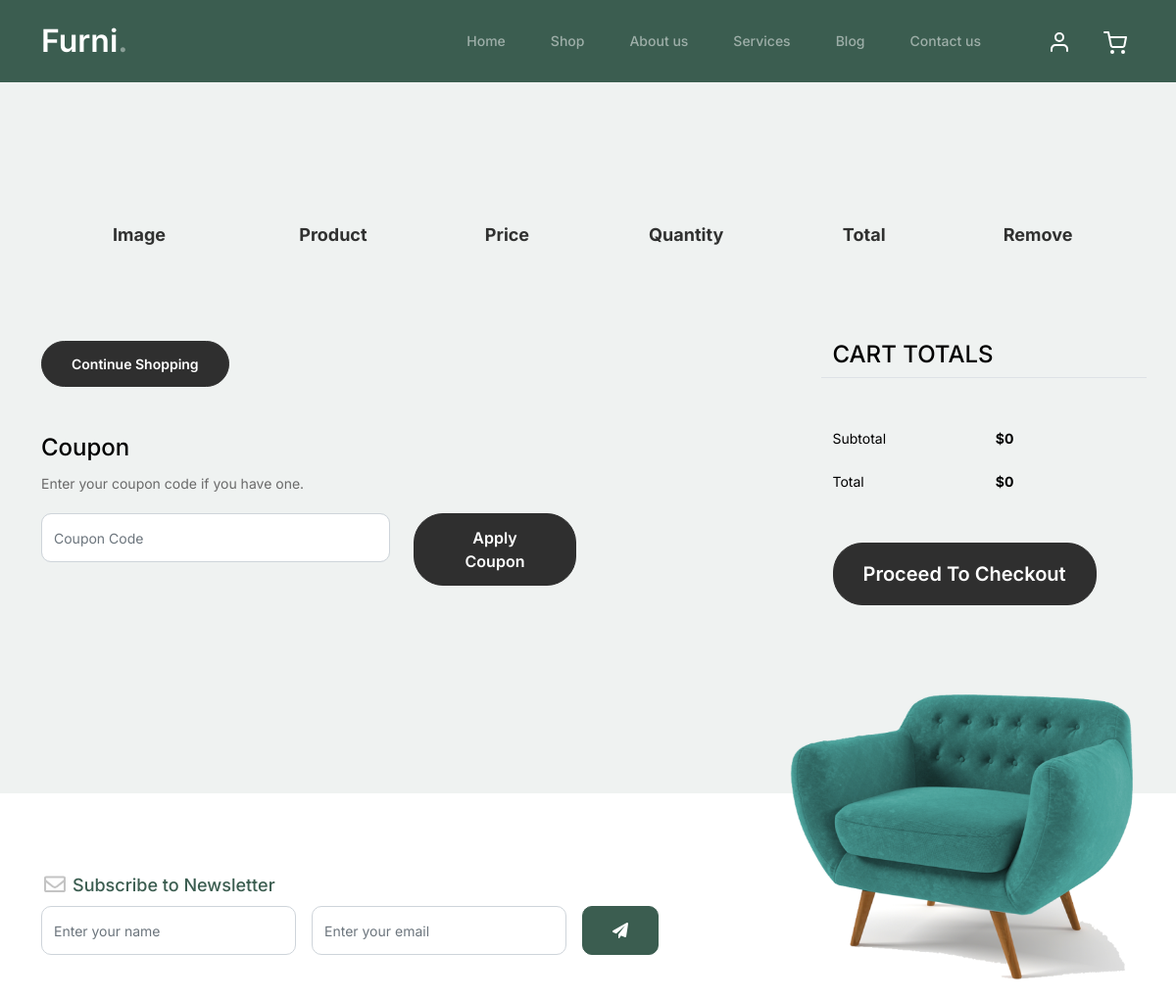
Page /cart/ (upper part) on the earlier database version.
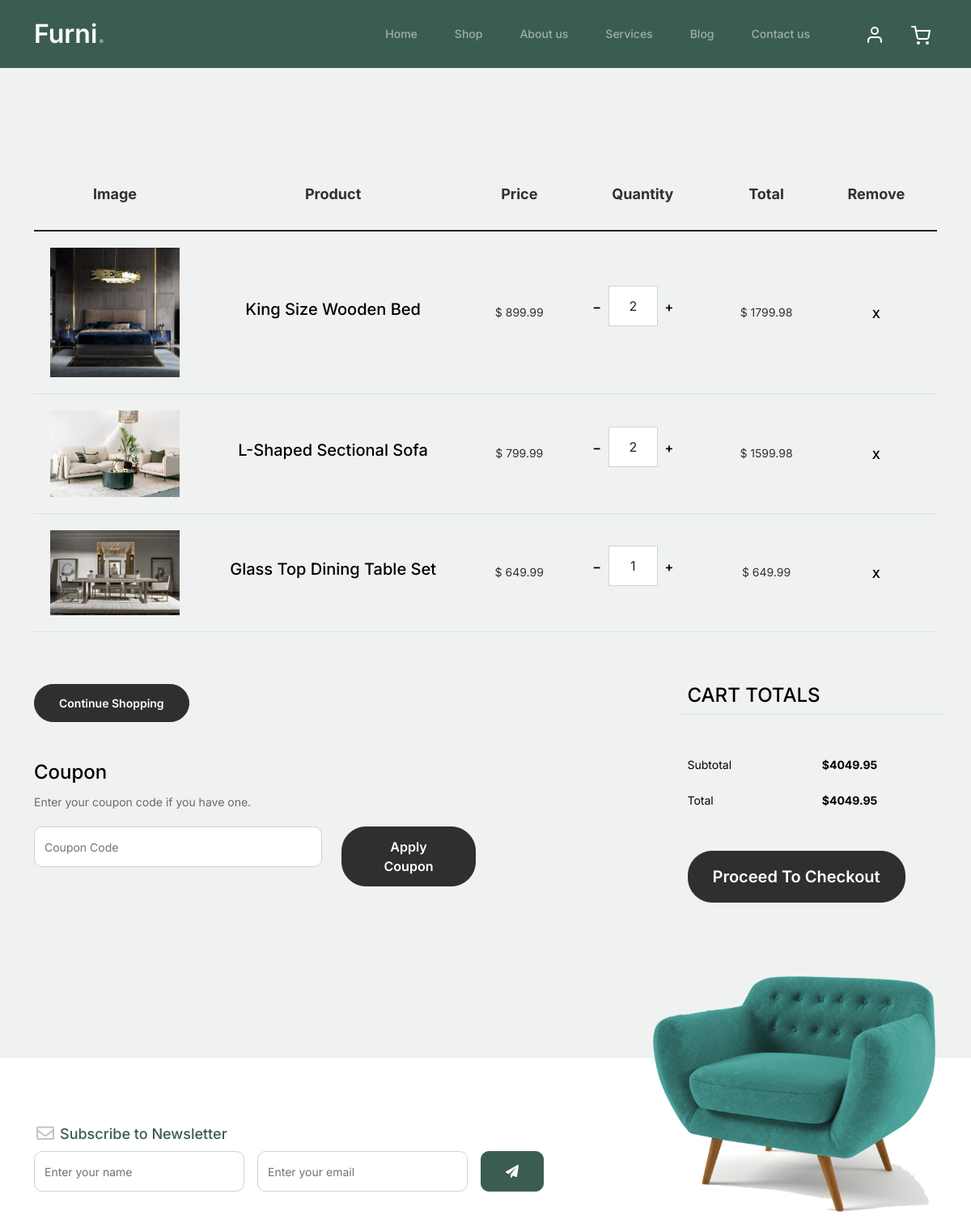
Same page on the later database version.
### shop/models.py (models this page shows, shortened)
class CartItem(models.Model):
    cart = models.ForeignKey(Cart, on_delete=models.CASCADE, related_name='items')
    product = models.ForeignKey(Product, on_delete=models.CASCADE)
    quantity = models.PositiveIntegerField(default=1)
    def total_price(self):
        return self.quantity * self.product.price

class Product(models.Model):
    name = models.CharField(max_length=200)
    slug = AutoSlugField(populate_from='name', unique=True)
    subcategory = models.ForeignKey(Subcategory, on_delete=models.CASCADE, related_name='products')
    description = models.TextField()
    price = models.DecimalField(max_digits=10, decimal_places=2)
    image = models.ImageField(upload_to='products/')
    stock = models.PositiveIntegerField()
    available = models.BooleanField(default=True)
    created_at = models.DateTimeField(auto_now_add=True)
    updated_at = models.DateTimeField(auto_now=True)

### shop/views.py (the view)
# urls.py: path('cart/', view_cart, name='view_cart'),
def view_cart(request):
    if request.user.is_authenticated:
        cart, created = Cart.objects.get_or_create(user=request.user)
    else:
        session_key = request.session.session_key
        if not session_key:
            request.session.create()
            session_key = request.session.session_key
        cart, created = Cart.objects.get_or_create(session_key=session_key)
    cart_items = cart.items.all()
    total_price = sum(item.total_price() for item in cart_items)
    context = {
        'cart_items': cart_items,
        'total_price': total_price,
    }
    return render(request, 'cart.html', context)

### shop/context_processors.py (called while the page is built)
def cart_item_count(request):
    if request.user.is_authenticated:
        cart, created = Cart.objects.get_or_create(user=request.user)
        return {'cart_item_count': cart.items.count()}
    return {'cart_item_count': 0}

### shop/templates/cart.html (shortened to what this page needs)
{% extends "base.html" %}
{% load static %}
{% block content %}
  <div class="untree_co-section before-footer-section">
    <div class="container">
      <div class="row mb-5">
        <form class="col-md-12" method="post">
          <div class="site-blocks-table">
            <table class="table">
              <thead>
                <tr>
                  <th class="product-thumbnail">Image</th>
                  <th class="product-name">Product</th>
                  <th class="product-price">Price</th>
                  <th class="product-quantity">Quantity</th>
                  <th class="product-total">Total</th>
                  <th class="product-remove">Remove</th>
                </tr>
              </thead>
              <tbody>
              {% for item in cart_items %}
              <tr>
                  <td class="product-thumbnail">
                    <img
                      src="{{item.product.image.url}}"
                      alt="Image"
                      class="img-fluid "
                    />
                  </td>
                  <td class="product-name">
                    <h2 class="h5 text-black"> {{item.product.name}} </h2>
                  </td>
                  <td>$ {{item.product.price}} </td>
                  <td>
                    <div
                      class="input-group mb-3 d-flex align-items-center quantity-container"
                      style="max-width: 120px"
                    >
                      <div class="input-group-prepend">
                      <a href="{% url 'decrement_item' item.id %}">
                        <button
                          class="btn btn-outline-black decrease"
                          type="button"
                        >
                          &minus;
                        </button>
                      </a>
                      </div>
                      <input
                        type="text"
                        class="form-control text-center quantity-amount"
                        value=" {{item.quantity}} "
                        placeholder=""
                        aria-label="Example text with button addon"
                        aria-describedby="button-addon1"
                      />
                      <div class="input-group-append">
                      <a href="{% url 'increment_item' item.id %}">
                        <button
                          class="btn btn-outline-black increase"
                          type="button"
                        >
                          &plus;
                        </button>
                      </a>
                      </div>
                    </div>
                  </td>
                  <td>$ {{item.total_price}} </td>
                  <td><a href="{% url 'remove_item' item.id %}" class="btn btn-black btn-sm">X</a></td>
                </tr>
              {% endfor %}
              </tbody>
            </table>
          </div>
        </form>
      </div>
      <div class="row">
        <div class="col-md-6">
          <div class="row mb-5">
            <div class="col-md-6">
              <a href="{% url 'shop' %}">
                <button class="btn btn-outline-black btn-sm btn-block">
                  Continue Shopping
                </button>
              </a>
            </div>
          </div>
          <div class="row">
            <div class="col-md-12">
              <label class="text-black h4" for="coupon">Coupon</label>
              <p>Enter your coupon code if you have one.</p>
            </div>
            <div class="col-md-8 mb-3 mb-md-0">
              <input
                type="text"
                class="form-control py-3"
                id="coupon"
                placeholder="Coupon Code"
              />
            </div>
            <div class="col-md-4">
              <button class="btn btn-black">Apply Coupon</button>
            </div>
          </div>
        </div>
        <div class="col-md-6 pl-5">
          <div class="row justify-content-end">
            <div class="col-md-7">
              <div class="row">
                <div class="col-md-12 text-right border-bottom mb-5">
                  <h3 class="text-black h4 text-uppercase">Cart Totals</h3>
                </div>
              </div>
              <div class="row mb-3">
                <div class="col-md-6">
                  <span class="text-black">Subtotal</span>
                </div>
                <div class="col-md-6 text-right">
                  <strong class="text-black">${{total_price}} </strong>
                </div>
              </div>
              <div class="row mb-5">
                <div class="col-md-6">
                  <span class="text-black">Total</span>
                </div>
                <div class="col-md-6 text-right">
                  <strong class="text-black">${{total_price}}</strong>
                </div>
              </div>
              <div class="row">
                <div class="col-md-12">
                  <button
                    class="btn btn-black btn-lg py-3 btn-block"
                    onclick="window.location='checkout.html'"
                  >
                    Proceed To Checkout
                  </button>
                </div>
              </div>
            </div>
          </div>
        </div>
      </div>
    </div>
  </div>
{% endblock content %}

### templates/base.html (shortened to what this page needs)
<!doctype html>
{% load static %}
<html lang="en">
<head>
		<link href="{% static 'css/bootstrap.min.css' %}" rel="stylesheet">
		<link href="https://cdnjs.cloudflare.com/ajax/libs/font-awesome/6.0.0-beta3/css/all.min.css" rel="stylesheet">
		<link href="{% static 'css/tiny-slider.css' %}" rel="stylesheet">
		<link href="{% static 'css/style.css' %}" rel="stylesheet">
<link rel="stylesheet" href="https://cdn.jsdelivr.net/npm/toastify-js/src/toastify.min.css">
	</head>
	<body>
		<nav class="custom-navbar navbar navbar navbar-expand-md navbar-dark bg-dark" arial-label="Furni navigation bar">
			<div class="container">
				<a class="navbar-brand" href="{% url 'home' %}">Furni<span>.</span></a>
				<div class="collapse navbar-collapse" id="navbarsFurni">
					<ul class="custom-navbar-nav navbar-nav ms-auto mb-2 mb-md-0">
            {% url 'home' as home_url %}
						<li class="nav-item {% if request.path == home_url %}active{% endif %}">
							<a class="nav-link" href=" {{home_url}} ">Home</a>
						</li>
						{% url 'shop' as shop_url %}
						<li class="nav-item {% if request.path == shop_url %}active{% endif %}">
						<a class="nav-link" href="{{shop_url}}">Shop</a>
						</li>
            {% url 'about' as about_url %}
						<li class ="nav-item {% if request.path == about_url %}active{% endif %}" ><a class="nav-link " href="{{about_url}}">About us</a></li>
            {% url 'service' as service_url %}
						<li class="nav-item {% if request.path == service_url %}active{% endif %}" ><a class="nav-link" href="{{service_url}}">Services</a></li>
						<li><a class="nav-link" href="blog.html">Blog</a></li>
            {% url 'contact' as contact_url %}
						<li class="nav-item {% if request.path == contact_url %}active{% endif %}" ><a class="nav-link" href="{{contact_url}}">Contact us</a></li>
					</ul>
					<ul class="custom-navbar-cta navbar-nav mb-2 mb-md-0 ms-5">
							<li class="nav-item">
									<a class="nav-link" href="#">
											<img src="{% static 'images/user.svg' %}" alt="User">
									</a>
							</li>
							<li class="nav-item position-relative">
									<a class="nav-link" href="{% url 'view_cart' %}">
											<img src="{% static 'images/cart.svg' %}" alt="Cart">
									</a>
							</li>
					</ul>
				</div>
			</div>
		</nav>
{% block content %}
{% endblock content %}
		<footer class="footer-section">
			<div class="container relative">
				<div class="sofa-img">
					<img src="{% static 'images/sofa.png' %}" alt="Image" class="img-fluid">
				</div>
				<div class="row">
					<div class="col-lg-8">
						<div class="subscription-form">
							<h3 class="d-flex align-items-center"><span class="me-1"><img src="{% static 'images/envelope-outline.svg' %}" alt="Image" class="img-fluid"></span><span>Subscribe to Newsletter</span></h3>
							<form action="#" class="row g-3">
								<div class="col-auto">
									<input type="text" class="form-control" placeholder="Enter your name">
								</div>
								<div class="col-auto">
									<input type="email" class="form-control" placeholder="Enter your email">
								</div>
								<div class="col-auto">
									<button class="btn btn-primary">
										<span class="fa fa-paper-plane"></span>
									</button>
								</div>
							</form>
						</div>
					</div>
				</div>
				<div class="row g-5 mb-5">
				</div>
			</div>
		</footer>
	</body>
</html>

### static/css/style.css (style rules this page uses)
body { overflow-x: hidden; position: relative; }
body { font-family: "Inter", sans-serif; font-weight: 400; line-height: 28px; color: #6a6a6a; font-size: 14px; background-color: #eff2f1; }
a { text-decoration: none; -webkit-transition: .3s all ease; -o-transition: .3s all ease; transition: .3s all ease; color: #2f2f2f; text-decoration: underline; }
.custom-navbar { background: #3b5d50 !important; padding-top: 20px; padding-bottom: 20px; }
.custom-navbar .navbar-brand { font-size: 32px; font-weight: 600; }
.custom-navbar .navbar-brand > span { opacity: .4; }
@media (min-width: 992px) { .custom-navbar .custom-navbar-nav li { margin-left: 15px; margin-right: 15px; } }
.custom-navbar .custom-navbar-nav li a { font-weight: 500; color: #ffffff !important; opacity: .5; -webkit-transition: .3s all ease; -o-transition: .3s all ease; transition: .3s all ease; position: relative; }
@media (min-width: 768px) { .custom-navbar .custom-navbar-nav li a:before { content: ""; position: absolute; bottom: 0; left: 8px; right: 8px; background: #f9bf29; height: 5px; opacity: 1; visibility: visible; width: 0; -webkit-transition: .15s all ease-out; -o-transition: .15s all ease-out; transition: .15s all ease-out; } }
.custom-navbar .custom-navbar-cta { margin-left: 0 !important; -webkit-box-orient: horizontal; -webkit-box-direction: normal; -ms-flex-direction: row; flex-direction: row; }
@media (min-width: 768px) { .custom-navbar .custom-navbar-cta { margin-left: 40px !important; } }
.custom-navbar .custom-navbar-cta li { margin-left: 0px; margin-right: 0px; }
.custom-navbar .custom-navbar-cta li:first-child { margin-right: 20px; }
.btn { font-weight: 600; padding: 12px 30px; border-radius: 30px; color: #ffffff; background: #2f2f2f; border-color: #2f2f2f; }
.btn.btn-primary { background: #3b5d50; border-color: #3b5d50; }
.before-footer-section { padding: 7rem 0 12rem 0 !important; }
.footer-section { padding: 80px 0; background: #ffffff; }
.footer-section .relative { position: relative; }
.footer-section .subscription-form { margin-bottom: 40px; position: relative; z-index: 2; margin-top: 100px; }
@media (min-width: 992px) { .footer-section .subscription-form { margin-top: 0px; margin-bottom: 80px; } }
.footer-section .subscription-form h3 { font-size: 18px; font-weight: 500; color: #3b5d50; }
.footer-section .subscription-form .form-control { height: 50px; border-radius: 10px; font-family: "Inter", sans-serif; }
.footer-section .subscription-form .btn { border-radius: 10px !important; }
.footer-section .sofa-img { position: absolute; top: -200px; z-index: 1; right: 0; }
.footer-section .sofa-img img { max-width: 380px; }
.untree_co-section { padding: 7rem 0; }
.form-control { height: 50px; border-radius: 10px; font-family: "Inter", sans-serif; }
.site-blocks-table { overflow: auto; }
.site-blocks-table .product-thumbnail { width: 200px; }
.site-blocks-table .btn { padding: 2px 10px; }
.site-blocks-table thead th { padding: 30px; text-align: center; border-width: 0px !important; vertical-align: middle; color: rgba(0, 0, 0, 0.8); font-size: 18px; }
.site-blocks-table td { padding: 20px; text-align: center; vertical-align: middle; color: rgba(0, 0, 0, 0.8); }
.site-blocks-table tbody tr:first-child td { border-top: 1px solid #3b5d50 !important; }
.site-blocks-table .btn { background: none !important; color: #000000; border: none; height: auto !important; }
.product-thumbnail { transition: transform 0.3s ease; }

Differences in the rows shown:
added CartItem: product.image (picture), product.name "King Size Wooden Bed", product.price "899.99", quantity "2", total_price "1799.98"
added CartItem: product.image (picture), product.name "L-Shaped Sectional Sofa", product.price "799.99", quantity "2", total_price "1599.98"
added CartItem: product.image (picture), product.name "Glass Top Dining Table Set", product.price "649.99", quantity "1", total_price "649.99"
Other differences:
{{ total_price }}: "0" → "4049.95"
